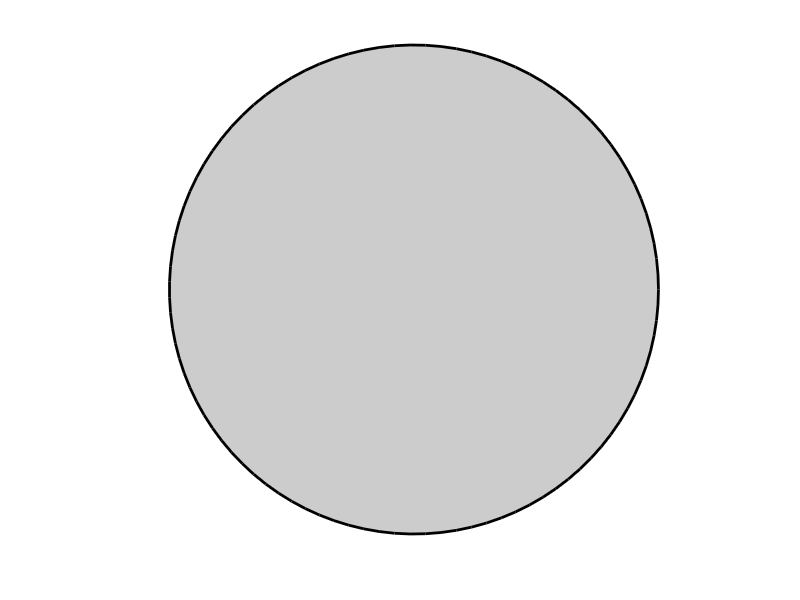

MATLAB code for this plot:
function [h,XY] = drawCircle(center,radius,color,border,alpha,n)
% h=drawCircle(center=[0 0],radius=1,color='k',border=2,alpha=0.2,n=100)
% -  center must be Nx2
% -  accepts multiple inputs and draws multiple circles
% 
% 2018-02-22 AZ Created

%% Initialize defaults
if ~exist('center','var') || isempty(center);   center = [0 0];     end
if ~exist('radius','var') || isempty(radius);   radius = 1;         end
if ~exist('color' ,'var') || isempty(color );   color  = [0 0 0];   end
if ~exist('border','var') || isempty(border);   border = 2;         end
if ~exist('alpha' ,'var') || isempty(alpha );   alpha  = 0.2;       end
if ~exist('n'     ,'var') || isempty(n     );   n      = 100;       end

%% Recurse if given multiple inputs
nr = numel(radius);
nc = numel(center)/2;
nl = numel(color );
if isnumeric(color);  nl    = nl/3;     % color is a [1x3] vector
else                  color = color(:); % color is a string
end
mn = max([nr nc nl]);
if mn > 1
   % Embed inputs in cell; duplicate variables when necessary
   if nc> 1;   center = num2cell(center,2);
   else        center = repmat({center(:)'},[mn 1]);
   end
   if nr> 1;   radius = num2cell(radius);
   else        radius = repmat({radius    },[mn 1]);
   end
   if nl> 1;    color = num2cell(color,2);
   else         color = repmat({ color(:)'},[mn 1]);
   end
   if numel(border) < mn;   border = repmat({border},[mn 1]);   end
   if numel(alpha ) < mn;   alpha  = repmat({alpha },[mn 1]);   end
   if numel(n     ) < mn;   n      = repmat({n     },[mn 1]);   end
   % RECURSE!
   [h,XY] = cellfun( @drawCircle, center,radius(:),color,border,alpha,n,...
                     'UniformOutput',false');
    h  = vertcat (h{:});   XY = vertcat(XY{:});
    return
end

%% Generate plot
if border==0;   opts = {'LineStyle','none','FaceAlpha',alpha,'EdgeColor',color};
else            opts = {'LineWidth',border,'FaceAlpha',alpha,'EdgeColor',color};
end

t = linspace(0,2*pi,n);
XY = radius*[cos(t(:)) sin(t(:))] + repmat(center(:)',[n 1]);
hold on
h = fill(XY(:,1),XY(:,2),color);
set(h,opts{:});
axis equal off

return


%% Debug
figure;drawCircle([1 2;3 4;5 6],3:5,'krg',0);
